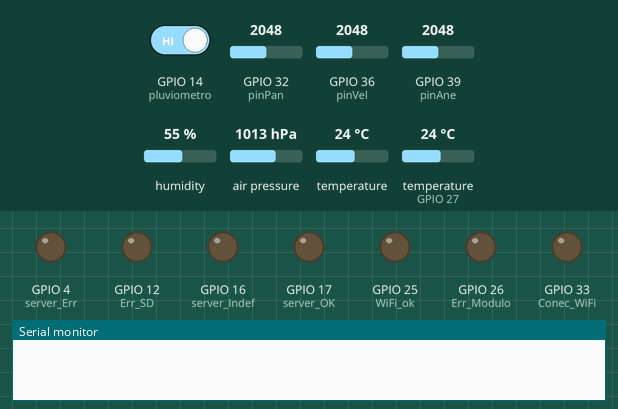
Bench run of a sketch on a simulated ESP32. On the bench: output pins drawn as LEDs (lit = HIGH), the last lines printed to the serial monitor. The inputs (shaded band) are chosen by the test bench; at power-on: GPIO 14 (pluviometro) HIGH, GPIO 32 (pinPan) = 2048, GPIO 36 (pinVel) = 2048, GPIO 39 (pinAne) = 2048, humidity 55 %, air pressure 1013 hPa, temperature 24 °C, temperature (sensor on GPIO 27) 24 °C. WiFi joins after 1.5 s; servers stay silent unless stated; uploads are accepted with an empty reply; the local clock reads 2024-03-15 10:24:30 at power-on unless the sketch sets it; storage starts empty.

Above: at 1.0 s.
At 7.6 s:
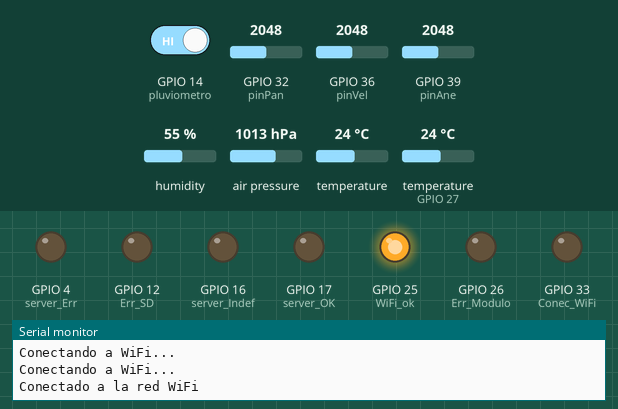
7.7 s: GPIO 14 (pluviometro) driven LOW
At 15.0 s:
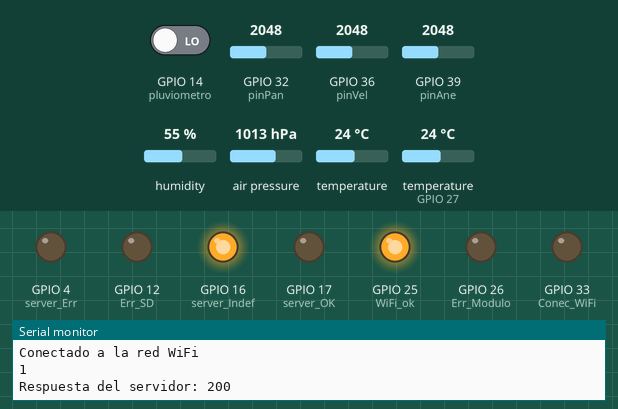
Timing chart, 0 to 25.7 s (numbered marks = the images above; inputs shaded):
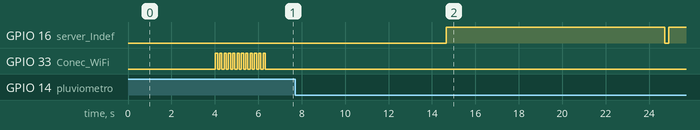

The sketch:

Estacion_Meteorologica_Servidor_1_2.ino
```cpp
#include <DHT.h>                //Libreria para el sensor de humedad
#include <Adafruit_BMP280.h>    //Libreria para el sensor de presion
#include <RTClib.h>             //Libreria para el reloj de tiempo real
#include <Wire.h>               //Libreria para la comunicacion I2C
#include <SD.h>                 //Libreria para la comunicacion con la tarjeta SD
#include <FS.h>
#include <SPI.h>
#include <HTTPClient.h>         //Libreria para la comunicacion con el servidor web
#include <WiFi.h>               //Libreria para la conexion por WiFi

File myFile;

/*-----Para el sensor de temperatura-----*/

#define pinT 34

float T;

/*-------Para el sensor de humedad-------*/

#define pinH 27

float H;
DHT dht(pinH,DHT11);

/*-------Para el sensor de presion-------*/

float P;
Adafruit_BMP280 bmp;

/*-----Para el anemometro-----*/

#define pinAne 39

float anemometro;

/*-------Para la veleta----------*/

#define pinVel 36

float V1;
float Voltaje_max = 1.9; // El valor se encuentra en unidades de volts (V)
float angulo_max = 360;  // El valor se encuentra en unidades de grados (°)
float angulo;

/*----------Para el pluviometro---------*/

#define pluviometro 14

int contPulso = 0;
float vol = 4;           //Volumen de agua que hace que la cubeta caiga
float precp = 0;

/*---------Para el panel solar-----------*/

#define pinPan 32

float Pow;
float R1 = 10; // 10.000 ohm
float R2 = 13.3;
float a = 0.0064; // 64 centimetros cuadrados
float rad;
float R_V;
float Req;
float Vin;
float Vreal;

/*------Para la RTC--------*/

RTC_DS1307 rtc;

/*-----Para la conexion wifi-------*/

const char *ssid = "MikroTik";                                              // Nombre de la red WiFi
const char *password = "STVultur*.";                                        // Contraseña de la red WiFi
const char *apiEndpoint = "http://192.168.40.246:8000/api/medidas2/insert"; // URL a la que se envia la solicitud

#define Conec_WiFi 33
#define WiFi_ok 25
#define Err_Modulo 26
#define Err_SD 12
#define server_OK 17
#define server_Err 4
#define server_Indef 16


void setup() {

  Serial.begin(9600);                                                      //Inicializacion del puerto serial
  delay(1000);

  pinMode(Conec_WiFi, OUTPUT);
  pinMode(WiFi_ok, OUTPUT);
  pinMode(Err_Modulo, OUTPUT);
  pinMode(Err_SD, OUTPUT);
  pinMode(server_OK, OUTPUT);
  pinMode(server_Err, OUTPUT);
  pinMode(server_Indef, OUTPUT);

  pinMode(pluviometro, INPUT);                                             //Inicializacion de el pin digital que va a contar las caidas de la cubeta
  attachInterrupt(digitalPinToInterrupt(pluviometro), contar, FALLING);    //Inicializacion de la interrupcion del pluviometro

  dht.begin();                                                             //Inicializacion del sensor DHT11
  delay(3000);

  if (! rtc.begin()) {
    Serial.println("No se puede detectar el módulo RTC");
    digitalWrite(Err_Modulo, HIGH);
    while (1);
  }
  rtc.adjust(DateTime(F(__DATE__), F(__TIME__)));                          //Inicializacion del reloj de tiempo real

  R_V = (R2 / ( R1 + R2 ));
  Req = R1 + R2;                                                           //Calculo de las resistencias para el calculo de la potencia generada por el panel solar

  if (!SD.begin(5)) {
    Serial.println("No se pudo inicializar");
    digitalWrite(Err_SD, HIGH);
    return;
  }
  Serial.println("inicializacion exitosa");
  digitalWrite(Err_SD, LOW);

  if (!bmp.begin()) {
    Serial.println(F("Could not find a valid BMP280 sensor, check wiring!"));
    digitalWrite(Err_Modulo, HIGH);
    while (1);
  }                                                                          //Inicializacion del sensor BMP280
  bmp.setSampling(Adafruit_BMP280::MODE_NORMAL,   /* Modo de operación */
                Adafruit_BMP280::SAMPLING_X2,     /* Temp. oversampling */
                Adafruit_BMP280::SAMPLING_X16,    /* Presion oversampling */
                Adafruit_BMP280::FILTER_X16,      /* Filtrado. */
                Adafruit_BMP280::STANDBY_MS_500); /* Tiempo Standby. */

  WiFi.begin(ssid, password);
  while (WiFi.status() != WL_CONNECTED) {
    digitalWrite(Conec_WiFi,HIGH);
    delay(100);
    digitalWrite(Conec_WiFi,LOW);
    delay(100);
    digitalWrite(Conec_WiFi,HIGH);
    delay(100);
    digitalWrite(Conec_WiFi,LOW);
    delay(100);
    digitalWrite(Conec_WiFi,HIGH);
    delay(100);
    digitalWrite(Conec_WiFi,LOW);
    delay(100);
    digitalWrite(Conec_WiFi,HIGH);
    delay(100);
    digitalWrite(Conec_WiFi,LOW);
    delay(100);
    digitalWrite(Conec_WiFi,HIGH);
    delay(100);
    digitalWrite(Conec_WiFi,LOW);
    delay(100);
    digitalWrite(Conec_WiFi,HIGH);
    delay(100);
    digitalWrite(Conec_WiFi,LOW);
    delay(100);
    Serial.println("Conectando a WiFi...");
  }
  Serial.println("Conectado a la red WiFi");                                 //Conexion a la red WiFi
  digitalWrite(Conec_WiFi,LOW);
  digitalWrite(WiFi_ok,HIGH);
}

void loop() {
  digitalWrite(Err_SD, LOW);

  DateTime now = rtc.now();

    if ((now.second()%10) == 0){

      /*El codigo esta configurado para tomar medidas cada 10 segundos para las pruebas, si se cambia now.second()
      por now.minute() se puede configurar para que las medidas sean cada 10 minutos*/

      //T = (analogRead(pinT)*3300.0/4095)/10;
      //T = dht.readTemperature();
      T = bmp.readTemperature();

      P = bmp.readPressure();

      H = dht.readHumidity();

      anemometro = analogRead(pinAne)*3300.0/4095;

      V1 = analogRead(pinVel)*3.3/4095;
      if (V1>Voltaje_max)
        V1=Voltaje_max;
      // Convertimos de voltaje a grados.
      angulo = ((V1)*angulo_max)/Voltaje_max;

      Vin = analogRead(pinPan)*3.3/4095;
      Vreal = (R_V)*Vin;                 //se multiplica el voltaje medido por la relacion del divisor de tension
      Pow = (Vreal*Vreal)/Req;           //Se calcula la potencia disipada por el arreglo de resistencias
      rad = Pow/a;                       //Se divide la potencia entre el area del panel solar

      precp = contPulso*vol;             //Se multiplica la cantidad de pulsos del pluviometro por el volumen previamente definido

      String mensaje = "d:" + String(now.day()) + ", m:" + String(now.month()) + ", a:" + String(now.year()) + ", h:" + String(now.hour()) + ", min:" + String(now.minute()) + ", s:" + String(now.second()) + ", t:" + String(T) + ", p:" + String(P) + ", hum:" + String(H) + ", v:" + String(anemometro) + ", dir:" + String(angulo) + ", rad:" + String(rad) + ", pre:" + String(precp) + "\n";

      myFile = SD.open("/log.txt", FILE_APPEND);

      if (myFile) {
        myFile.print(mensaje);
        myFile.close();
      }
      else {
        Serial.print("Error al escribir en la tarjeta SD");
        digitalWrite(Err_SD, HIGH);
      }

      sendPostRequest(now.day(),now.month(),now.year(),now.hour(), now.minute(), now.second(), T, P, H, anemometro, angulo, rad, precp);
  }
    delay(1000);   //Espera por un segundo para volver a verificar la hora
}

/*Funcion para enviar la informacion al servidor web*/

void sendPostRequest(int D, int M, int A, int H, int mm, int s, float T, float P, float hum, float V, float dir, float rad, float pre) {
  HTTPClient http;

  digitalWrite(server_OK, LOW);
  digitalWrite(server_Indef, LOW);
  digitalWrite(server_Err, LOW);

  // Configura la solicitud POST
  http.begin(apiEndpoint);
  http.addHeader("Content-Type", "application/json");

  // Construye el cuerpo JSON de la solicitud
  String jsonBody = "{\"id\":1, \"d\":\"" + String(D) + "\", \"m\":\"" + String(M) + "\", \"a\":\"" + String(A) + "\", \"h\":\"" + String(H) + "\", \"min\":\"" + String(mm) + "\", \"s\":\"" + String(s) + "\", \"t\":\"" + String(T) + "\", \"p\":\"" + String(P) + "\", \"hum\":\"" + String(hum) + "\", \"v\":\"" + String(V) + "\", \"dir\":\"" + String(dir) + "\", \"rad\":\"" + String(rad) + "\", \"pre\":\"" + String(pre) + "\"}";

  // Realiza la solicitud POST
  int httpResponseCode = http.POST(jsonBody);

  // Maneja la respuesta del servidor
  if (httpResponseCode > 0) {
    Serial.print("Respuesta del servidor: ");
    Serial.println(httpResponseCode);
    if (httpResponseCode == 201)
      digitalWrite(server_OK, HIGH);
    else
      digitalWrite(server_Indef, HIGH);
  }
  else {
    Serial.print("Error en la solicitud: ");
    Serial.println(httpResponseCode);
    digitalWrite(server_Err, HIGH);
  }

  // Libera los recursos
  http.end();
}

/*Funcion para contar la cantidad de interrupciones causadas por el pluviometro*/

void contar() {
  static unsigned long ultimo_tiempo_interrupcion=0;
  unsigned long tiempo_interrupcion=millis();
  if(tiempo_interrupcion - ultimo_tiempo_interrupcion >600){      //condicion para evitar rebotes
    contPulso++;
    Serial.println(contPulso);
  }
   ultimo_tiempo_interrupcion=tiempo_interrupcion;
}

void readFile(fs::FS &fs, const char * path){
  Serial.printf("Reading file: %s\n", path);

  File file = fs.open(path);
  if(!file){
    Serial.println("Failed to open file for reading");
    return;
  }

  Serial.print("Read from file: ");
  while(file.available()){
    Serial.write(file.read());
  }
  file.close();
}

void appendFile(fs::FS &fs, const char * path, const char * message){
  Serial.printf("Appending to file: %s\n", path);

  File file = fs.open(path, FILE_APPEND);
  if(!file){
    Serial.println("Failed to open file for appending");
    return;
  }
  if(file.print(message)){
      Serial.println("Message appended");
  } else {
    Serial.println("Append failed");
  }
  file.close();
}
```
